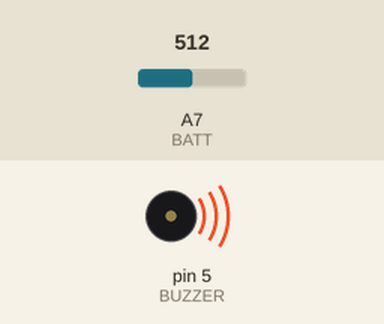
Simulated run of this sketch. Board: Arduino Nano, built with avr-gcc and run on an emulated ATmega328P. Parts: buzzer (waves = sounding). The test bench sets the inputs (shaded band); at power-on: A7 (BATT) = 512. What the sketch prints to the serial monitor is not drawn.

Above: at 3.1 s.
3.2 s: A7 (BATT) set to 982
6.3 s: A7 (BATT) set to 1012
Timing chart, 0 to 9.3 s (numbered marks = the images above; inputs shaded):
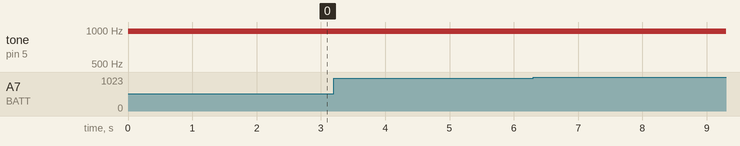

The sketch:

testVoltageReading.ino
```cpp
#define BATT A7 //voltage
#define BUZZER 5
#define NyBoard_V1_0

//abbreviations
#define PT(s) Serial.print(s)  //makes life easier
#define PTL(s) Serial.println(s)
#define PTF(s) Serial.print(F(s))//trade flash memory for dynamic memory with F() function
#define PTLF(s) Serial.println(F(s))

void beep(int8_t note, float duration = 10, int pause = 0, byte repeat = 1 ) {
  if (note == 0) {//rest note
    analogWrite(BUZZER, 0);
    delay(duration);
    return;
  }
  int freq = 220 * pow(1.059463, note - 1); // 1.059463 comes from https://en.wikipedia.org/wiki/Twelfth_root_of_two
  float period = 1000000.0 / freq;
  for (byte r = 0; r < repeat; r++) {
    for (float t = 0; t < duration * 1000; t += period) {
      analogWrite(BUZZER, 150);      // Almost any value can be used except 0 and 255
      // experiment to get the best tone
      delayMicroseconds(period / 2);        // rise for half period
      analogWrite(BUZZER, 0);       // 0 turns it off
      delayMicroseconds(period / 2);        // down for half period
    }
    delay(pause);
  }
}

void setup() {
  // put your setup code here, to run once:
  Serial.begin(115200);
}

void loop() {
  float voltage = analogRead(BATT);
  PT(1024);
  PT('\t');
  PT(500);
  PT('\t');
  PTL(voltage);//relative voltage
  if (voltage < 650 ) { //give the cat a break when voltage drops after sprint
    //adjust the thresholds according to your batteries' voltage
    //if set too high, the robot will keep crying.
    //If too low, Nybble may faint due to temporary voltage drop
    //PTL("check battery");
    beep(15, 50, 50, 3);
    delay(2000);
  }
  delay(5);
}
```

Measured:
- after the input at 3.2 s, every drawn part: stays the same
- after the input at 6.3 s, every drawn part: stays the same
